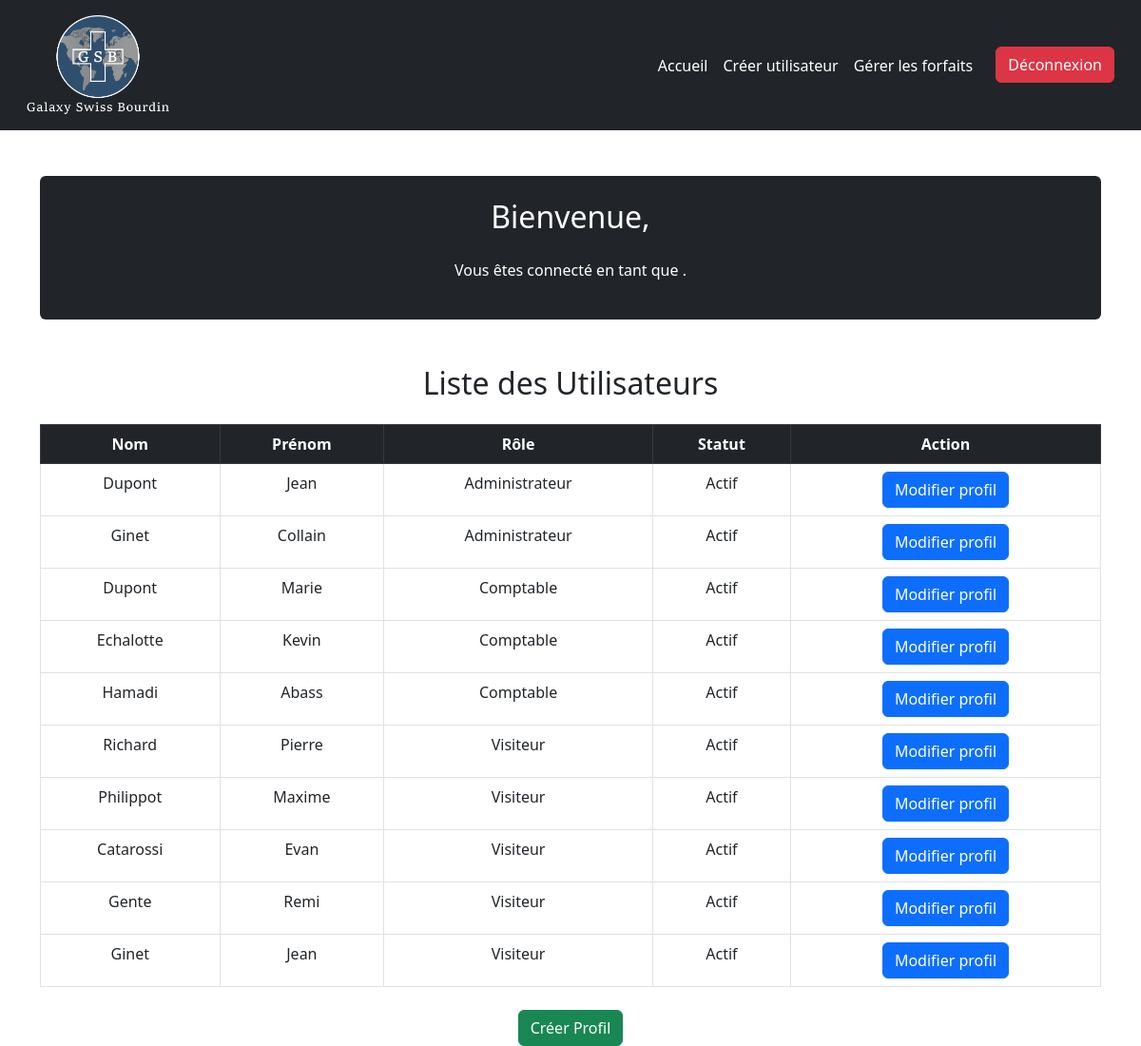
/dashboardAdmin.php, run on the app's committed database.
### tables this page shows
CREATE TABLE `utilisateur` (
  `id` int(11) NOT NULL,
  `nom` varchar(50) DEFAULT NULL,
  `prenom` varchar(50) DEFAULT NULL,
  `email` varchar(100) DEFAULT NULL,
  `pass` varchar(255) DEFAULT NULL,
  `telephone` varchar(255) NOT NULL,
  `ville` varchar(100) DEFAULT NULL,
  `code_postal` varchar(11) DEFAULT NULL,
  `statut` varchar(50) DEFAULT NULL,
  `id_role` int(11) NOT NULL
);

CREATE TABLE `role` (
  `id_role` int(255) NOT NULL,
  `nom_role` varchar(50) NOT NULL
);

### dashboardAdmin.php (the view, shortened to what this page needs)
<?php
$prenom = $_SESSION['prenom'];
$nom = $_SESSION['nom'];
$role = $_SESSION['nom_role'];
$db = 'mysql:host=collaiw225.mysql.db;dbname=collaiw225;charset=utf8';
$username = 'collaiw225';
$password = '1234Azer';
$options = [
    PDO::ATTR_ERRMODE => PDO::ERRMODE_EXCEPTION,
    PDO::ATTR_DEFAULT_FETCH_MODE => PDO::FETCH_ASSOC,
];
try {
    $pdo = new PDO($db, $username, $password, $options);
} catch (PDOException $e) {
    die('Erreur de connexion : ' . $e->getMessage());
}
$utilisateurs = [];
$sql = "SELECT u.id, u.nom, u.prenom, r.nom_role, u.statut FROM utilisateur u
            INNER JOIN role r ON u.id_role = r.id_role";
$stmt = $pdo->query($sql);
if ($stmt) {
    $utilisateurs = $stmt->fetchAll();
}
?>
<!DOCTYPE html>
<html lang="fr">
<head>
    <link href="https://cdn.jsdelivr.net/npm/bootstrap@5.3.0/dist/css/bootstrap.min.css" rel="stylesheet">
</head>
<body>
<nav class="navbar navbar-expand-lg bg-dark navbar-dark p-3">
    <div class="container-fluid">
    <img src="assets\images\Fichier 1.png" alt="Logo" width="150" height="auto" class="d-inline-block align-text-center">
        <div class="collapse navbar-collapse" id="navbarNav">
            <ul class="navbar-nav ms-auto">
                <li class="nav-item">
                    <a class="nav-link text-white" href="dashboardAdmin.php">Accueil</a>
                </li>
                <li class="nav-item">
                    <a class="nav-link text-white" href="creerProfil.php">Créer utilisateur</a>
                </li>
                <li class="nav-item">
                    <a class="nav-link text-white" href="gererForfaits.php">Gérer les forfaits</a>
                </li>
                <li class="nav-item">
                    <form action="logout.php" method="post" class="d-inline">
                        <button type="submit" class="btn btn-danger ms-3">Déconnexion</button>
                    </form>
                </li>
            </ul>
        </div>
    </div>
</nav>
<div class="container mt-5">
    <div class="bg-dark p-4 rounded text-white">
        <h2 class="text-center mb-4">Bienvenue, <strong><?= htmlspecialchars($prenom) . " " . htmlspecialchars($nom)?></strong></h2>
        <p class="text-center">Vous êtes connecté en tant que <strong><?= htmlspecialchars($role) ?></strong>.</p>
    </div>
</div>
<div class="container mt-5">
    <h2 class="text-center mb-4">Liste des Utilisateurs</h2>
    <table class="table table-bordered text-center">
        <thead class="table-dark">
            <tr>
                <th>Nom</th>
                <th>Prénom</th>
                <th>Rôle</th>
                <th>Statut</th>
                <th>Action</th>
            </tr>
        </thead>
        <tbody>
            <?php if (!empty($utilisateurs)) : ?>
                <?php foreach ($utilisateurs as $utilisateur) : ?>
                    <tr>
                        <td><?= htmlspecialchars($utilisateur['nom']) ?></td>
                        <td><?= htmlspecialchars($utilisateur['prenom']) ?></td>
                        <td><?= htmlspecialchars($utilisateur['nom_role']) ?></td>
                        <td><?= htmlspecialchars($utilisateur['statut']) ?></td>
                        <td><a href="modifierProfil.php?id=<?= $utilisateur['id'] ?>" class="btn btn-primary">Modifier profil</a></td>
                    </tr>
                <?php endforeach; ?>
            <?php else : ?>
                <tr>
                    <td colspan="5">Aucun utilisateur trouvé.</td>
                </tr>
            <?php endif; ?>
        </tbody>
    </table>
    <div class="text-center mt-4">
        <a href="creerProfil.php" class="btn btn-success">Créer Profil</a>
    </div>
</div>
</body>
</html>

### data on the page
utilisateur: nom "Dupont", prenom "Jean", id_role.nom_role "Administrateur", statut "Actif"
utilisateur: nom "Ginet", prenom "Collain", id_role.nom_role "Administrateur", statut "Actif"
utilisateur: nom "Dupont", prenom "Marie", id_role.nom_role "Comptable", statut "Actif"
utilisateur: nom "Echalotte", prenom "Kevin", id_role.nom_role "Comptable", statut "Actif"
utilisateur: nom "Hamadi", prenom "Abass", id_role.nom_role "Comptable", statut "Actif"
utilisateur: nom "Richard", prenom "Pierre", id_role.nom_role "Visiteur", statut "Actif"
utilisateur: nom "Philippot", prenom "Maxime", id_role.nom_role "Visiteur", statut "Actif"
utilisateur: nom "Catarossi", prenom "Evan", id_role.nom_role "Visiteur", statut "Actif"
utilisateur: nom "Gente", prenom "Remi", id_role.nom_role "Visiteur", statut "Actif"
utilisateur: nom "Ginet", prenom "Jean", id_role.nom_role "Visiteur", statut "Actif"
